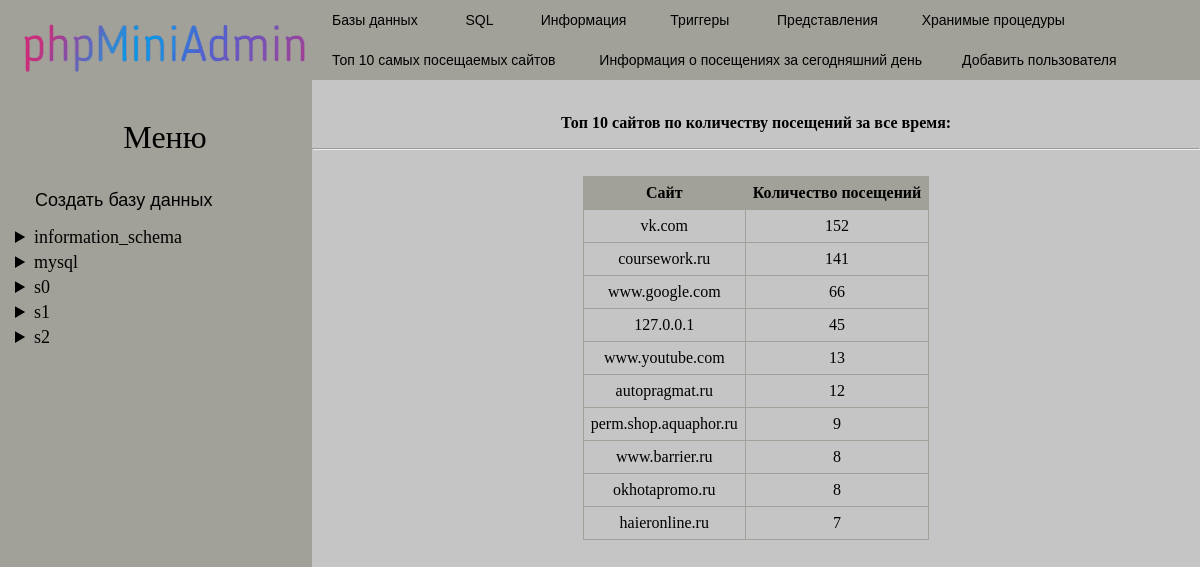
The app's page /CourseWork.ru/TopSites.php with its own data.
### tables this page shows
CREATE TABLE `sites` (
  `id` int NOT NULL,
  `adress` varchar(50) DEFAULT NULL,
  `CountVisit` double DEFAULT NULL
);

### CourseWork.ru/TopSites.php (the view, shortened to what this page needs)
<!DOCTYPE html>
<html>
    <?php
        $connection = mysqli_connect ('127.0.0.1', 'root', '', 'coursework');
                    ?><table>
            <?
        function sql ($query)
        {
            $connection1 = mysqli_connect ('127.0.0.1', 'root', '', 'coursework');
            $result = mysqli_query($connection1, "$query");
            $count = 1;
            while ($row = mysqli_fetch_row($result))
            {
                print '<tr>';
                foreach($row as $val1)
                {
                    print '<td style="padding: 7px; border: 1px solid #a2a199;">';
                    print $val1." ";
                    print '</td>';
                    if ($count == mysqli_num_fields($result))
                    {
                        print '</tr>';
                        $count = 0;
                    }
                    $count++;
                }
            }
        }
        function field ($query)
        {
            $connection1 = mysqli_connect ('127.0.0.1', 'root', '', 'coursework');
            $result = mysqli_query($connection1, "$query");
            print '<tr>';
            while ($row = mysqli_fetch_field($result))
            {
                foreach($row as $val1)
                {
                    print '<th style="padding: 7px; border: 1px solid #a2a199; background: #a2a199;">';
                    print $val1;
                    print '</th>';
                    break;
                }
            }
            print '</tr>';
        }
   ?>
    <head>
    </head>
    <body style="margin: 0; overflow-y: scroll; background: #c5c5c5;" >
            <top>
                <form>
                    <input name="DATABASES" type="submit" class="submit" value="Базы данных" formaction="db.php"/>
                    <input name="SQL" type="submit" class="submit" value="  SQL  " formaction="sql.php" />
                    <input name="LINK" type="submit" class="submit" value="Информация" formaction="connection.php"/>
                    <input name="TRIGGER" type="submit" class="submit" value=" Триггеры " formaction="triggers.php" />
                    <input name="VIEW" type="submit" class="submit" value=" Представления " formaction="view.php" />
                    <input name="PROCEDURE" type="submit" class="submit" value="Хранимые процедуры" formaction="procedure.php"/>
                </form>
            </top>
			<Menutop>
				<form>
					<input name="TopSites" type="submit" class="submit" value="Топ 10 самых посещаемых сайтов " formaction="TopSites.php"/>
					<input name="InfoToday" type="submit" class="submit" value="Информация о посещениях за сегодняшний день" formaction="InfoToday.php" />
					<input name="AddUser" type="submit" class="submit" value="Добавить пользователя" formaction="AddUser.php" />
				</form>
			</Menutop>
            <leftmenu>
                <table border="0">
                    <tr>
                        <td><a href="index.php"><img src="logo.gif" title="Вернуться на главную страницу"> </a></td>
                    </tr>
                    <tr>
                        <td>
                            <br>
                            <div style="font-size: xx-large; text-align: center">Меню</div>
                        </td>
                    </tr>
                    <tr>
                        <td>
                            <br>
                            <form method="post">
                                <input name="create" type="submit" class="submit" style="background: #a2a199; font-size: large" value="Создать базу данных" formaction="create_db.php">
                            </form>
                            <br>
                        </td>
                    </tr>
                    <?php
                    $i = 0;
                    $j = 0;
                    $result = mysqli_query($connection, 'SHOW DATABASES');
                    while ($row = mysqli_fetch_row($result))
                    {
                        $i++;
                    }
                    while ($j<$i)
                    {
                        ?>
                        <tr>
                            <td>
                                <details>
                                    <summary style="font-size: large"><? print join('', $_SESSION[$j]); ?></summary>
                                </details>
                            </td>
                        </tr>
                        <?
                        $j++;
                    }?>
                </table>
            </leftmenu>
            <content>
                <br>
                <p style="text-align: center"><b>Топ 10 сайтов по количеству посещений за все время:</b></p><hr><br>
                <?php
                        $sql = "select adress as 'Сайт', CountVisit as 'Количество посещений' from sites order by CountVisit DESC LIMIT 10";
                        $result = mysqli_query($connection, $sql);
                        if ($result != '1')
                        {
                            print '<table style="border-collapse: collapse; margin: auto; ">';
                            field($sql);
                            sql($sql);
                            print '</table>';
                        }
                        else
                        {
                            print "Действие выполнено";
                        }?>
            </content>
    </body>
</html>

### CourseWork.ru/TopSites.php (style rules this page uses)
content { background: #c5c5c5; display: block; box-sizing: content-box; width: 74%; height: 90%; position: absolute; right: 0%; top: 10%; text-align: center; }
leftmenu { background: #a2a199; display: block; width: 25%; min-height: 100%; position: fixed; padding-left: 1%; left: 0%; top: 0%; }
top { background: #a2a199; display: inline-block; width: 74%; height: 5%; position: absolute; right: 0%; }
Menutop { background: #a2a199; display: inline-block; width: 74%; height: 5%; position: absolute; right: 0%; top: 5%; }
.submit { background: #a2a199; border: 0px; padding: 12px 20px; float: left; font-size: 14px; }

### records on screen
sites: adress "vk.com", CountVisit "152"
sites: adress "coursework.ru", CountVisit "141"
sites: adress "www.google.com", CountVisit "66"
sites: adress "127.0.0.1", CountVisit "45"
sites: adress "www.youtube.com", CountVisit "13"
sites: adress "autopragmat.ru", CountVisit "12"
sites: adress "perm.shop.aquaphor.ru", CountVisit "9"
sites: adress "www.barrier.ru", CountVisit "8"
sites: adress "okhotapromo.ru", CountVisit "8"
sites: adress "haieronline.ru", CountVisit "7"

### other values on screen
join('', $_SESSION[$j]) "information_schema"
join('', $_SESSION[$j]) "mysql"
join('', $_SESSION[$j]) "s0"
join('', $_SESSION[$j]) "s1"
join('', $_SESSION[$j]) "s2"
$val1 "Сайт"
$val1 "Количество посещений"
